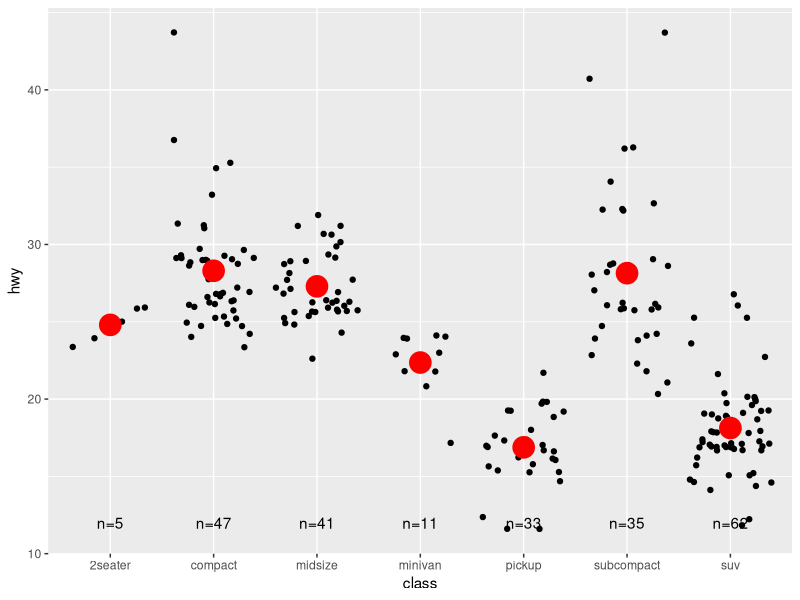
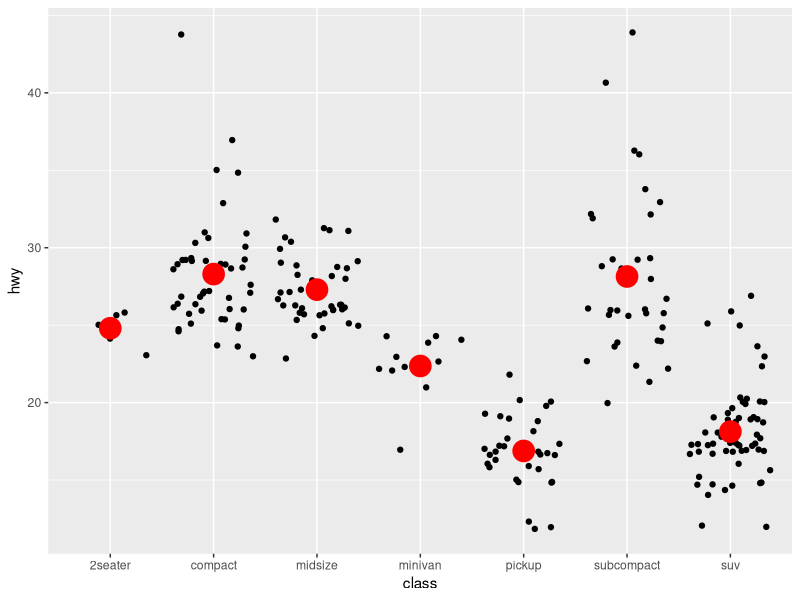
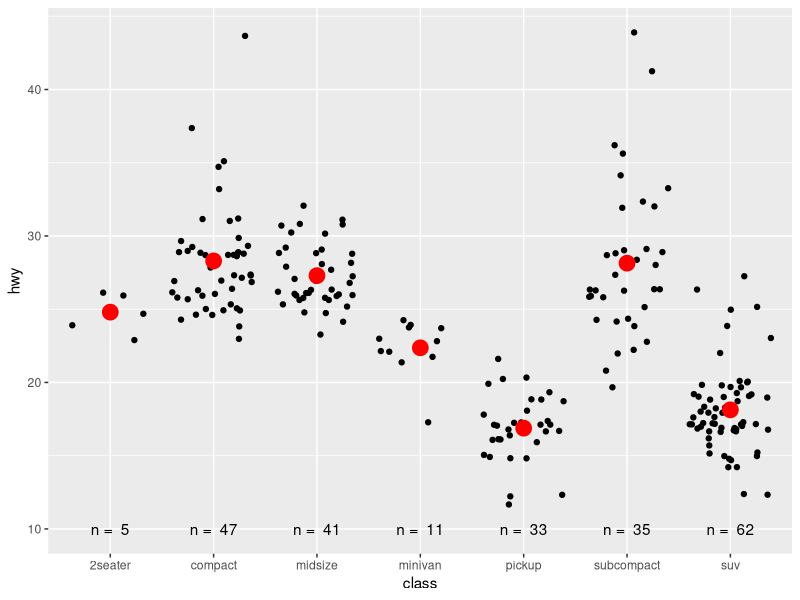
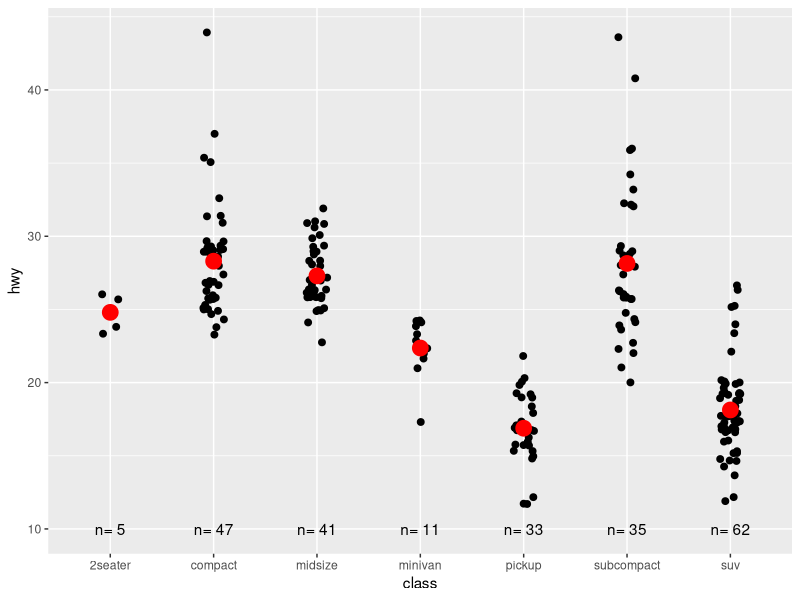
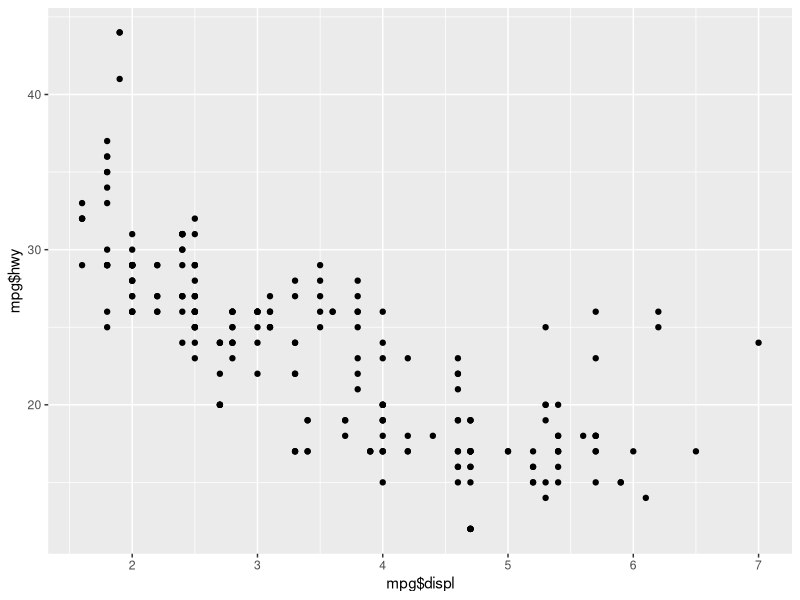
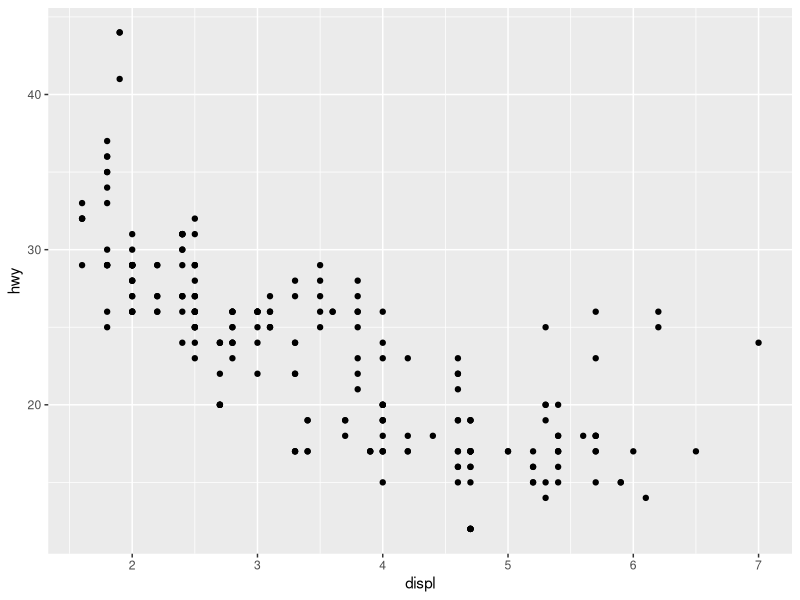
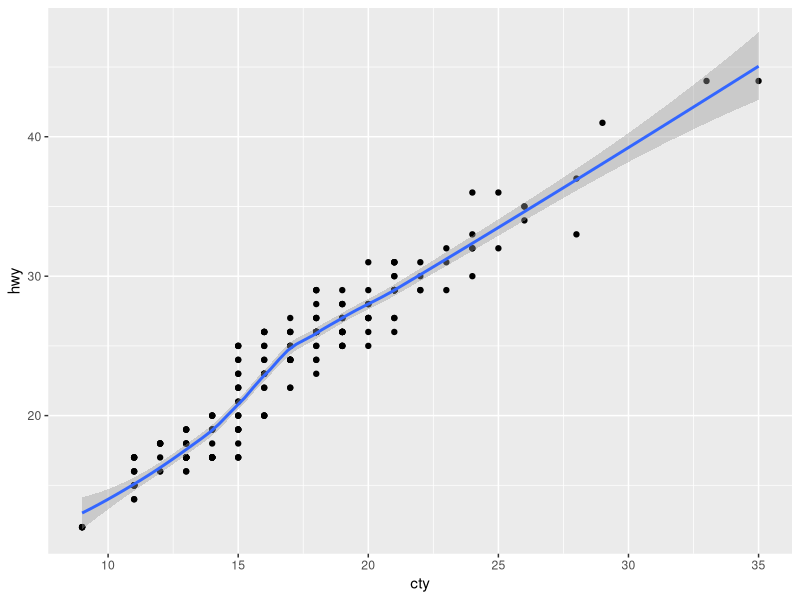
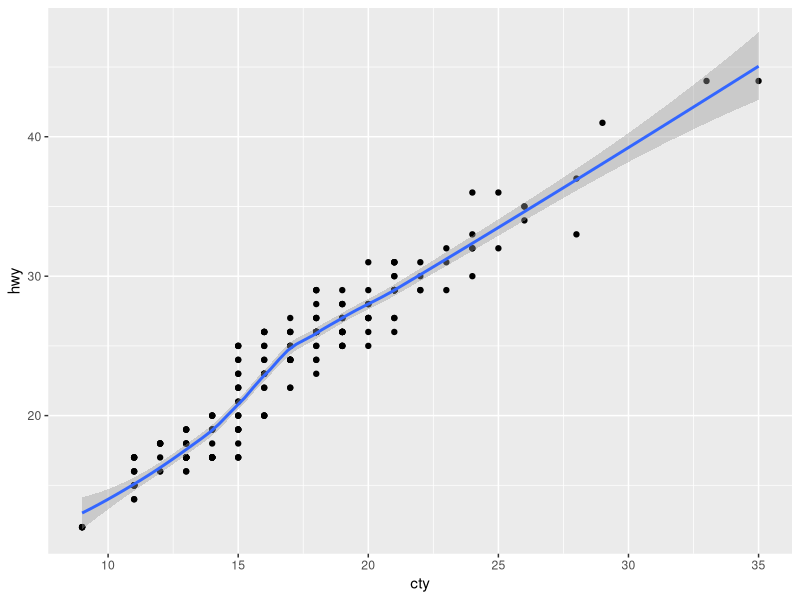

Here is the R script that generated these plots, in order: (Note: this script raises an error after producing the figures.)
## ---- chunk 1
library(tidyverse)

## ---- chunk 2

class <- mpg %>% 
  group_by(class) %>% 
  summarise(n = n(), hwy = mean(hwy),
            .groups = "drop")

# create annotation vector
classMeans <- str_c("n=", class$n, sep = "") 

ggplot() +
  geom_jitter(aes(class, hwy), data = mpg) +
  geom_point(aes(class, hwy), data = class, color = "red", size = 7) +
  geom_text(aes(class, min(mpg$hwy), label = classMeans), data = class)

# alternative version from later in chapter
ggplot(mpg, aes(class, hwy)) +
  geom_jitter() +
  geom_point(stat = "summary", fun = "mean", colour = "red", size = 7)

# AM solution with label as new column
class <- mpg %>%
  group_by(class) %>%
  summarise(n = n(), hwy = mean(hwy),
            .groups = "drop") %>%
  mutate(nlabel = paste("n = ",n))

ggplot(mpg, aes(class, hwy)) +
  geom_point(position = "jitter") +
  geom_point(data = class,colour = "red",size = 5) +
  geom_text(data = class,aes(label = nlabel, y = 10))

#YX solution
t<-paste("n=",class$n)
ggplot(mpg,aes(x=class,y=hwy))+
geom_jitter(width = 0.1, size=2)+ # use width to constrain the points
geom_point(aes(x=class,y=hwy),data = class,colour="red",size=5)+
geom_text(aes(label=t,y=10),data=class)

## ---- chunk 3

# given
ggplot(mpg) + 
  geom_point(aes(mpg$displ, mpg$hwy))

# fixed
ggplot(mpg) + 
  geom_point(aes(displ, hwy))

# given
ggplot() + 
 geom_point(mapping = aes(y = hwy, x = cty), data = mpg) +
 geom_smooth(data = mpg, mapping = aes(cty, hwy))

# simplified
ggplot(mpg, aes(cty, hwy)) + 
 geom_point() +
 geom_smooth()

# given
ggplot(diamonds, aes(carat, price)) + 
  geom_point(aes(log(brainwt), log(bodywt)), data = msleep)

# simlipfied
ggplot() + 
  geom_point(aes(log(brainwt), log(bodywt)), msleep)



## ---- chunk 4

ggplot(mpg) +
  geom_point(aes(class, cty)) + 
  geom_boxplot(aes(trans, hwy))

## ---- chunk 5

# categorical x axis with continuous x axis on second layer
# gives error
ggplot(mpg) +
  geom_point(aes(class, hwy)) +
  geom_point(aes(hwy, class), color = "red")

## ---- chunk 6

# continuous x axis with categorical x axis on second layer
# gives error
ggplot(mpg) +
  geom_point(aes(hwy, class), color = "red") +
  geom_point(aes(class, hwy))

## ---- chunk 7

# from YX solution
ggplot(data=mpg,aes(x=drv,y=displ))+
geom_violin(lwd=1)

ggplot(data=mpg,aes(x=hwy,y=cty))+
geom_jitter(alpha=0.2,size=mpg$displ,height = 0.1) #??

ggplot(data=mpg,aes(x=hwy,y=cty))+
geom_hex(bins=10,show.legend = F)

ggplot(data=mpg,aes(x=cyl,y=drv))+
geom_jitter(width = 0.1,height=0.2, size=3)

ggplot(data=economics,aes(x=date,y=psavert))+
geom_area()

ggplot(data=economics,aes(x=uempmed,y=psavert))+
geom_path(lwd=1)

## ---- chunk 8

# given
mod <- loess(hwy ~ displ, data = mpg)
smoothed <- data.frame(displ = seq(1.6, 7, length = 50))
pred <- predict(mod, newdata = smoothed, se = TRUE) 
smoothed$hwy <- pred$fit
smoothed$hwy_lwr <- pred$fit - 1.96 * pred$se.fit
smoothed$hwy_upr <- pred$fit + 1.96 * pred$se.fit

# make geom_smooth
plot1 <- ggplot(mpg, aes(displ, hwy)) +
  geom_smooth(method = "loess", formula = "y~x")
plot1

# find colors in ggplot
# this is really cool!!!
ggplot_build(plot1)$data

# make equivalent to geom_smooth
ggplot(smoothed, aes(displ, hwy)) +
  geom_ribbon(aes(ymin = hwy_lwr, ymax = hwy_upr), alpha = 0.2) +
    geom_line(color = "#3366FF", size = 1)

# AM added geom_point also



## ---- chunk 9

# cumulative proportion displayed as line x = displ
# compute a empirical cumulative distribution plot using stat_ecdf
ggplot(mpg, aes(displ)) +
  stat_ecdf() 

# x = theoretical, y = sample of displ
# googled to find which stat
ggplot(mpg, aes(sample = displ)) +
  stat_qq()

# 2 lines of data and normal distributions (by color) of x on displ and y for density
# need mean and standard deviation of original data
meandispl <- mean(mpg$displ)
sddipl <- sd(mpg$displ)

ggplot(mpg) +
  geom_density(aes(displ, after_stat(density),colour = "data"),adjust=0.8,, lwd = 2) +
  stat_function(aes(displ,colour = "normal"),fun=dnorm, args= list(mean =  meandispl, sd = sddipl), lwd=2) +
  scale_colour_manual(name = "Dist", values = c("salmon","cyan3"))
# joint effort to get this - thanks YX and AM for pulling it together

# YX improved version
ggplot(mpg,aes(displ))+
  stat_density(aes(color="data"),geom = "line",adjust=0.8,lwd=2)+
  geom_function(aes(color="normal"),fun=dnorm,
                args = list(mean = mean(mpg$displ),
                            sd = sd(mpg$displ)),lwd=2)+
  labs(color="Dist")

## ---- chunk 10

# gives proportion
ggplot(mpg, aes(drv, trans)) +
  geom_count(aes(size = after_stat(prop), group = drv))

# gives count
ggplot(mpg, aes(drv, trans)) +
  geom_count(aes( group = drv))

## ---- chunk 11

# from https://ggplot2.tidyverse.org/reference/position_stack.html
# Stacking is also useful for time series
series <- data.frame(
  time = c(rep(1, 4),rep(2, 4), rep(3, 4), rep(4, 4)),
  type = rep(c('a', 'b', 'c', 'd'), 4),
  value = rpois(16, 10))
  
# When stacking across multiple layers it's a good idea to always set
# the `group` aesthetic in the ggplot() call. This ensures that all layers
# are stacked in the same way.
ggplot(series, aes(time, value, group = type)) +
  geom_line(aes(colour = type), position = "stack") +
  geom_point(aes(colour = type), position = "stack")

ggplot(series, aes(time, value)) +
  geom_area(aes(fill = type))

# https://ggplot2.tidyverse.org/reference/position_dodge.html
# Box plots use position_dodge2 by default, and bars can use it too
ggplot(data = iris, aes(Species, Sepal.Length)) +
  geom_boxplot(aes(colour = Sepal.Width < 3.2))

## ---- chunk 12

# given
ggplot(mpg, aes(displ, hwy)) + 
  geom_jitter(width = 0.05, height = 0.5)

# geom_count
ggplot(mpg, aes(displ, hwy)) + 
  geom_count()

## ---- chunk 13

# from https://ggplot2.tidyverse.org/reference/position_stack.html
# Stacking is also useful for time series
series <- data.frame(
  time = c(rep(1, 4),rep(2, 4), rep(3, 4), rep(4, 4)),
  type = rep(c('a', 'b', 'c', 'd'), 4),
  value = rpois(16, 10))
  
# When stacking across multiple layers it's a good idea to always set
# the `group` aesthetic in the ggplot() call. This ensures that all layers
# are stacked in the same way.
ggplot(series, aes(time, value, group = type)) +
  geom_line(aes(colour = type), position = "stack") +
  geom_point(aes(colour = type), position = "stack")

ggplot(series, aes(time, value)) +
  geom_area(aes(fill = type))
